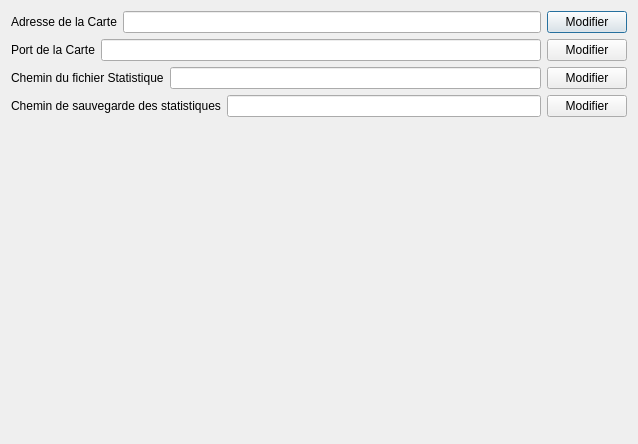
<?xml version="1.0" encoding="UTF-8"?>
<ui version="4.0">
 <class>Setting</class>
 <widget class="QDialog" name="Setting">
  <property name="geometry">
   <rect>
    <x>0</x>
    <y>0</y>
    <width>638</width>
    <height>444</height>
   </rect>
  </property>
  <property name="windowTitle">
   <string>Dialog</string>
  </property>
  <layout class="QGridLayout" name="gridLayout">
   <item row="0" column="0">
    <layout class="QHBoxLayout" name="horizontalLayout">
     <item>
      <widget class="QLabel" name="label">
       <property name="text">
        <string>Adresse de la Carte</string>
       </property>
      </widget>
     </item>
     <item>
      <widget class="QLineEdit" name="CarLink">
       <property name="text">
        <string/>
       </property>
       <property name="readOnly">
        <bool>true</bool>
       </property>
      </widget>
     </item>
     <item>
      <widget class="QPushButton" name="ChangeCardLink">
       <property name="text">
        <string>Modifier</string>
       </property>
      </widget>
     </item>
    </layout>
   </item>
   <item row="1" column="0">
    <layout class="QHBoxLayout" name="horizontalLayout_4">
     <item>
      <widget class="QLabel" name="label_4">
       <property name="text">
        <string>Port de la Carte</string>
       </property>
      </widget>
     </item>
     <item>
      <widget class="QLineEdit" name="PortCarte"/>
     </item>
     <item>
      <widget class="QPushButton" name="ChangePortCard">
       <property name="text">
        <string>Modifier</string>
       </property>
      </widget>
     </item>
    </layout>
   </item>
   <item row="2" column="0">
    <layout class="QHBoxLayout" name="horizontalLayout_2">
     <item>
      <widget class="QLabel" name="label_2">
       <property name="text">
        <string>Chemin du fichier Statistique</string>
       </property>
      </widget>
     </item>
     <item>
      <widget class="QLineEdit" name="StatLink">
       <property name="readOnly">
        <bool>true</bool>
       </property>
      </widget>
     </item>
     <item>
      <widget class="QPushButton" name="ChangeStatLink">
       <property name="text">
        <string>Modifier</string>
       </property>
      </widget>
     </item>
    </layout>
   </item>
   <item row="3" column="0">
    <layout class="QHBoxLayout" name="horizontalLayout_3">
     <item>
      <widget class="QLabel" name="label_3">
       <property name="text">
        <string>Chemin de sauvegarde des statistiques</string>
       </property>
      </widget>
     </item>
     <item>
      <widget class="QLineEdit" name="StatSaveLink">
       <property name="readOnly">
        <bool>true</bool>
       </property>
      </widget>
     </item>
     <item>
      <widget class="QPushButton" name="ChangeStatSaveLink">
       <property name="text">
        <string>Modifier</string>
       </property>
      </widget>
     </item>
    </layout>
   </item>
   <item row="4" column="0">
    <spacer name="verticalSpacer_6">
     <property name="orientation">
      <enum>Qt::Vertical</enum>
     </property>
     <property name="sizeHint" stdset="0">
      <size>
       <width>100</width>
       <height>100</height>
      </size>
     </property>
    </spacer>
   </item>
  </layout>
 </widget>
 <resources/>
 <connections/>
</ui>
